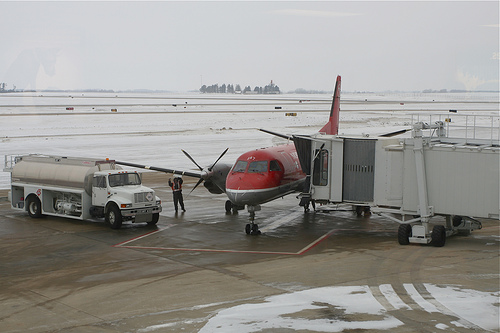
#> input picture Assignment-4/segmentation_data/2011_002515.jpg, 500 x 333 px
$ python verify.py
#> lines starting #> are read from the running program, lines starting #| are printed output that depends on the picture
"""Verify that segmentation_data/ uses Pascal VOC mask format.

Checks one image/mask pair:
  1. Mask PNG is mode 'P' (palette / indexed) and same size as the image.
  2. Pixel values are small ints (0..20) plus optional 255 (boundary).
  3. Embedded palette matches the canonical VOC color palette.
"""

from pathlib import Path
import numpy as np
from PIL import Image


VOC_CLASSES = [
    "background", "aeroplane", "bicycle", "bird", "boat", "bottle",
    "bus", "car", "cat", "chair", "cow", "diningtable", "dog",
    "horse", "motorbike", "person", "pottedplant", "sheep", "sofa",
    "train", "tvmonitor",
]


def voc_palette() -> list[int]:
    """Canonical VOC color palette: flat list [r0,g0,b0, r1,g1,b1, ...] for 256 entries."""
    palette = [0] * (256 * 3)
    for i in range(256):
        r = g = b = 0
        c = i
        for j in range(8):
            r |= ((c >> 0) & 1) << (7 - j)
            g |= ((c >> 1) & 1) << (7 - j)
            b |= ((c >> 2) & 1) << (7 - j)
            c >>= 3
        palette[i * 3 : i * 3 + 3] = [r, g, b]
    return palette


def verify_pair(jpg_path: Path, png_path: Path) -> None:
    print(f"image: {jpg_path.name}")
    print(f"mask : {png_path.name}")
    print("-" * 50)

    img = Image.open(jpg_path)
#> img is the input picture: PIL image 500x333 RGB; mean R, G, B 150.5, 148.7, 145.1
    mask = Image.open(png_path)
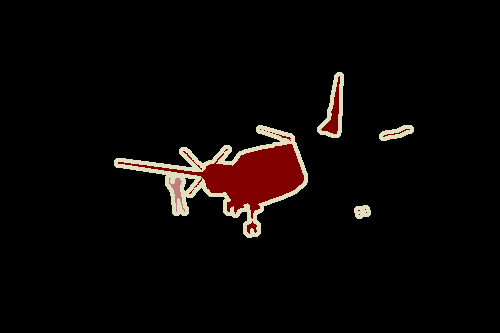
#> input picture Assignment-4/segmentation_data/2011_002515.png, 500 x 333 px
#> mask is the input picture: PIL image 500x333 P; mean R, G, B 10.5, 6.6, 5.6

    print(f"image  mode={img.mode}  size={img.size}")
#| image  mode=RGB  size=(500, 333)
    print(f"mask   mode={mask.mode}  size={mask.size}")
#| mask   mode=P  size=(500, 333)

    assert img.size == mask.size, "image and mask sizes differ!"
    assert mask.mode == "P", f"expected mode 'P' (paletted), got '{mask.mode}'"

    arr = np.array(mask)
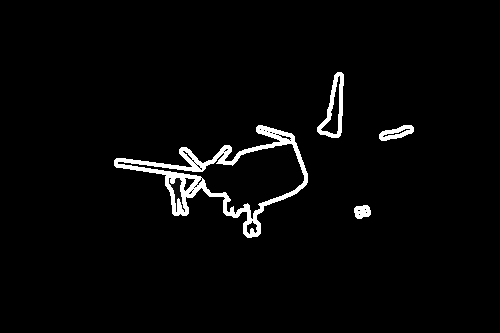
#> arr: shape (333, 500); min 0, max 255, mean 7.3
    print(f"mask   shape={arr.shape}  dtype={arr.dtype}")
#| mask   shape=(333, 500)  dtype=uint8

    uniq = np.unique(arr).tolist()
#> uniq = [0, 1, 15, 255]
    print(f"unique pixel values: {uniq}")
#| unique pixel values: [0, 1, 15, 255]

    classes_present = [(v, VOC_CLASSES[v] if v < len(VOC_CLASSES) else "boundary/ignore") for v in uniq]
#> classes_present = [(0, 'background'), (1, 'aeroplane'), (15, 'person'), (255, 'boundary/ignore')]
    print("classes:")
    for v, name in classes_present:
        print(f"   {v:3d} -> {name}")
#> this loop made 4 passes
#|      0 -> background
#|      1 -> aeroplane
#|     15 -> person
#|    255 -> boundary/ignore

    pal = mask.getpalette()
#> pal = 768 values, max 224 at index 219, min 0 at index 0, mean 106.7
    assert pal is not None, "mask has no palette (not mode 'P'?)"
    voc = voc_palette()
    n_check = 21 * 3
    matches = pal[:n_check] == voc[:n_check]
#> matches = True
    print(f"\nfirst 21 palette entries match VOC palette: {matches}")
#| first 21 palette entries match VOC palette: True
    if not matches:
        print("file palette (first 4 RGB):", pal[:12])
        print("VOC  palette (first 4 RGB):", voc[:12])

    voc_ok = (
        mask.mode == "P"
        and arr.shape == img.size[::-1]
        and all((0 <= v <= 20) or v == 255 for v in uniq)
        and matches
    )
#> voc_ok = True
    print("\nverdict:", "VOC format" if voc_ok else "NOT VOC format")
#| verdict: VOC format


if __name__ == "__main__":
    data_dir = Path(__file__).parent / "segmentation_data"
    jpg = data_dir / "2011_002515.jpg"
    png = data_dir / "2011_002515.png"
    verify_pair(jpg, png)
